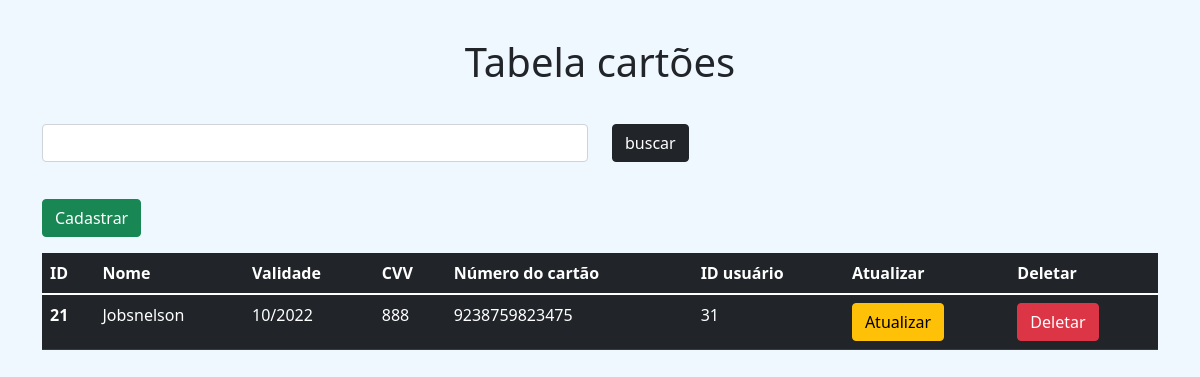
Screenshot of /modelos/info_cartao.php with the database file from the repository.
### tables this page shows
CREATE TABLE `cartoes` (
  `id_info_cartao` int(11) NOT NULL,
  `nome_cartao` varchar(250) NOT NULL,
  `validade` varchar(50) NOT NULL,
  `cvv` int(10) NOT NULL,
  `numero` varchar(200) NOT NULL,
  `fk_id_pessoa` int(11) NOT NULL
);

CREATE TABLE `pessoa` (
  `id_pessoa` int(11) NOT NULL,
  `nome` varchar(250) NOT NULL,
  `email` varchar(250) NOT NULL,
  `telefone` varchar(100) NOT NULL,
  `endereco` varchar(500) NOT NULL,
  `pais` varchar(100) NOT NULL
);

### modelos/info_cartao.php (the view, shortened to what this page needs)
<?php
include "../include/database.php";
include "../include/header.php";
$inf = "SELECT * FROM cartoes JOIN pessoa ON id_pessoa = fk_id_pessoa";
$query = mysqli_query($con, $inf);
$tradu = mysqli_fetch_all($query, MYSQLI_ASSOC);
?>
<body class="tabela">
    <div class="container">
        <div class="row">
            <div class="col-12">
                <div class="row">
                    <h1 style="margin-bottom: 1cm; margin-top: 1cm;" class="text-center">Tabela cartões</h1>
                    <form action="">
                        <div class="col-12">
                            <div class="row">
                                <div class="col-6">
                                    <input type="text" name="buscar" class="form-control" style="margin-bottom: 1cm;">
                                </div>
                                <div class="col-1">
                                    <input type="submit" name="submit" value="buscar" class="btn btn-dark">
                                </div>
                                <div class="col-5">
                                </div>
                            </div>
                        </div>
                    </form>
                    <div class="col-2">
                        <a class="btn mb-3 btn-success float-start" href="info_cadastro_cartao.php">Cadastrar</a>
                    </div>
                    <div class="col-4">
                    </div>
                    <div class="col-6">
                    </div>
                </div>
                <table class="table table-dark table-hover" class="shadow-lg p-3 mb-5 bg-body rounded">
                    <thead class="table table-dark table-striped">
                        <tr>
                            <th scope="col">ID</th>
                            <th scope="col">Nome</th>
                            <th scope="col">Validade</th>
                            <th scope="col">CVV</th>
                            <th scope="col">Número do cartão</th>
                            <th scope="col">ID usuário</th>
                            <th scope="col">Atualizar</th>
                            <th scope="col">Deletar</th>
                        </tr>
                    </thead>
                    <tbody>
                        <?php
                        foreach ($tradu as $dados) {
                            echo "<tr>
                            <th scope='row'>{$dados['id_info_cartao']}</th>
                            <td>{$dados['nome_cartao']}</td>
                            <td>{$dados['validade']}</td>
                            <td>{$dados['cvv']}</td>
                            <td>{$dados['numero']}</td>
                            <td>{$dados['id_pessoa']}</td>
                            <td><a class='btn btn-warning' href='update_info_cartao.php?var={$dados['id_info_cartao']}'>Atualizar</a></td>
                            <td><a class='btn btn-danger' href='deletar_info_cartao.php?var={$dados['id_info_cartao']}'>Deletar</a></td>
                        </tr>";
                        }
                        ?>
                    </tbody>
                </table>
            </div>
        </div>
    </div>
    <?php
    include "../include/footer.php";
    ?>

### css/meucss.css (style rules this page uses)
.tabela { background-color:aliceblue; }

### rows the page displays
cartoes: id_info_cartao "21", nome_cartao "Jobsnelson", validade "10/2022", cvv "888", numero "9238759823475", pessoa.id_pessoa "31"
